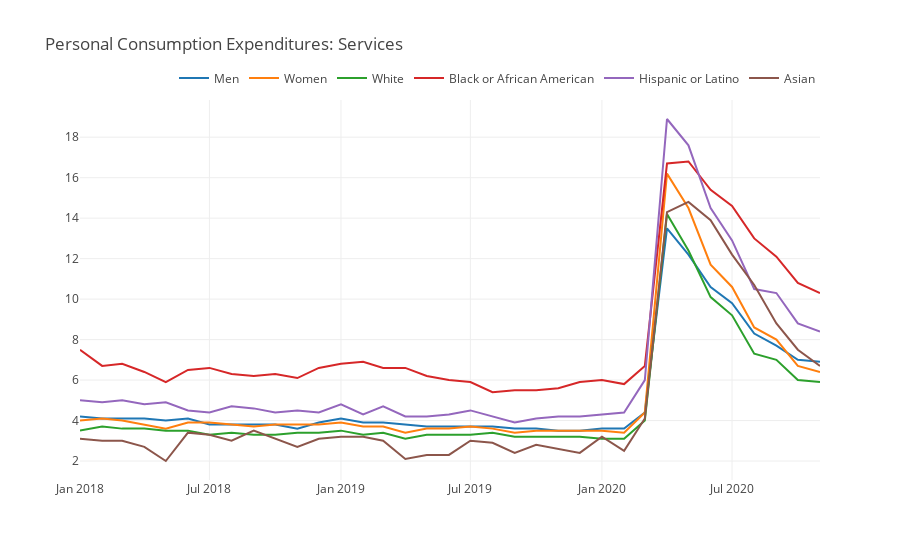

Here is the notebook cell this chart was saved with:
### Markdown cell above
Spending on services hasn't recovered and illustrates that this is a service economy recession. Spending on hotels and restaurants is an example of a service.

### Code cell
df = pdr.get_data_fred(['LNS14000001','LNS14000002','LNS14000003','LNS14000006','LNS14000009','LNU04032183'], start=dt.datetime(2018,1,1), end=end)

fig5 = go.Figure()

fig5.add_trace(go.Scatter(x=df.index, y=df['LNS14000001'], name='Men'))
fig5.add_trace(go.Scatter(x=df.index, y=df['LNS14000002'], name='Women'))
fig5.add_trace(go.Scatter(x=df.index, y=df['LNS14000003'], name='White'))
fig5.add_trace(go.Scatter(x=df.index, y=df['LNS14000006'], name='Black or African American'))
fig5.add_trace(go.Scatter(x=df.index, y=df['LNS14000009'], name='Hispanic or Latino'))
fig5.add_trace(go.Scatter(x=df.index, y=df['LNU04032183'], name='Asian'))

fig5.update_layout(template='none', 
                   title='Personal Consumption Expenditures: Services', 
                   title_x=0.05, 
                   height=600, 
                   autosize=True,
                   legend=dict(
                       orientation="h",
                       yanchor="bottom",
                       y=1.02,
                       xanchor="right",
                       x=1))

#fig4.update_yaxes(title_text="Thousands of People",tickformat=",")
